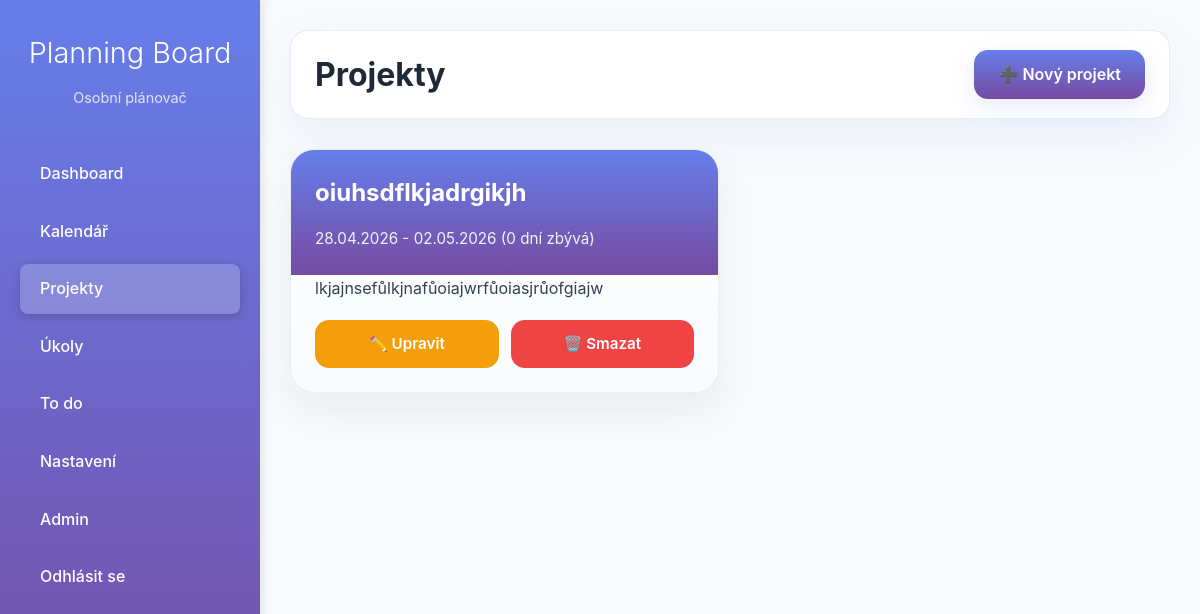
The page /tasks/projects/ (signed in) on the database as committed earlier.
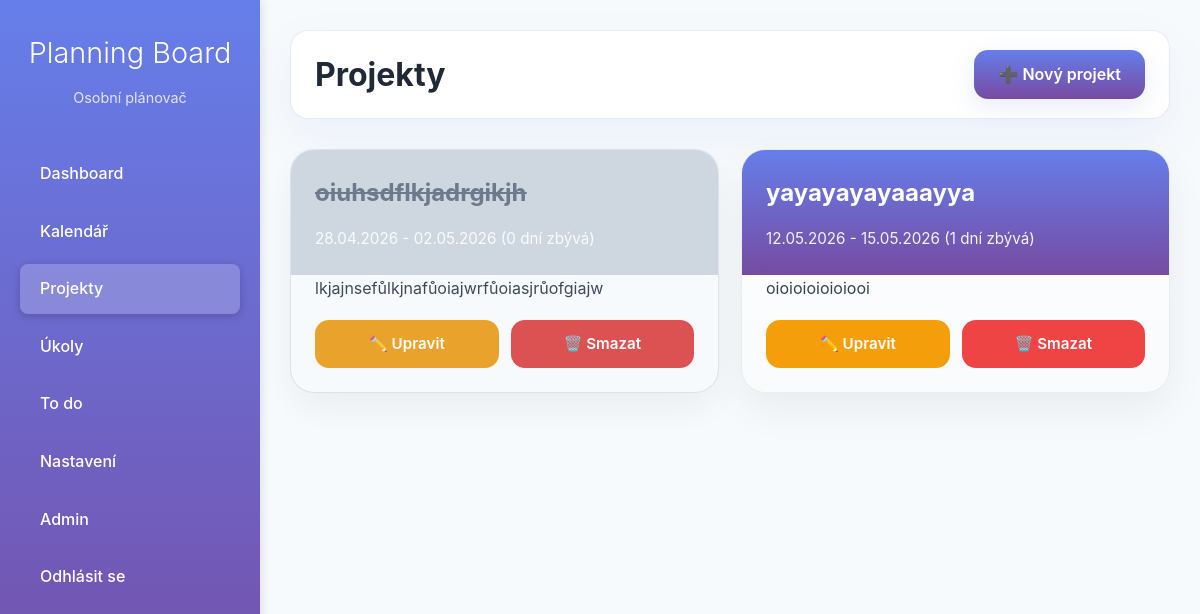
The same page on the database as committed later.
### tasks/models.py (models this page shows, shortened)
class Project(models.Model):
    user = models.ForeignKey(User, on_delete=models.CASCADE)
    title = models.CharField(max_length=200)
    description = models.TextField(blank=True)
    start_date = models.DateField()
    end_date = models.DateField()
    calendar = models.ForeignKey(Calendar, on_delete=models.CASCADE)
    completed = models.BooleanField(default=False)
    @property
    def remaining_days(self):
        from datetime import date
        today = date.today()
        return max(0, (self.end_date - today).days)

### tasks/views.py (the view)
# urls.py: path("projects/", views.project_list, name="project_list"),
@login_required
def project_list(request):
    projects = Project.objects.filter(user=request.user)
    return render(request, "tasks/project_list.html", {
        "projects": projects
    })

### tasks/templates/tasks/project_list.html (shortened to what this page needs)
{% extends "base.html" %}
{% block content %}
<div class="projects-header">
    <h1>Projekty</h1>
    <a href="{% url 'tasks:create_project' %}" class="create-btn">➕ Nový projekt</a>
</div>
{% if projects %}
    <div class="projects-grid">
        {% for project in projects %}
            <div class="project-card{% if project.completed %} completed{% endif %}">
                <div class="project-header">
                    <h2 class="project-title">
                        <a href="{% url 'tasks:project_detail' project.pk %}">{{ project.title }}</a>
                    </h2>
                            <div class="project-meta">
                        {{ project.start_date|date:"d.m.Y" }} - {{ project.end_date|date:"d.m.Y" }} ({{ project.remaining_days }} dní zbývá)
                    </div>
                </div>
                <div class="project-body">
                    <div class="project-description">
                        {{ project.description|truncatechars:120|default:"Bez popisu" }}
                    </div>
                    <div class="project-actions">
                        <a href="{% url 'tasks:edit_project' project.pk %}" class="btn-small btn-edit">✏️ Upravit</a>
                        <a href="{% url 'tasks:delete_project' project.pk %}" class="btn-small btn-delete">🗑️ Smazat</a>
                    </div>
                </div>
            </div>
        {% endfor %}
    </div>
{% else %}
    <div class="empty-state">
        <h2>Žádné projekty</h2>
        <p>Vytvořte svůj první projekt a začněte plánovat!</p>
        <a href="{% url 'tasks:create_project' %}" class="create-btn">Vytvořit první projekt</a>
    </div>
{% endif %}
{% endblock %}

Rows that differ between the two databases and show on the page:
changed Project "oiuhsdflkjadrgikjh": completed False → True (drawn)
added Project: title "yayayayayaaayya", start_date "12.05.2026", end_date "15.05.2026", remaining_days "1", description "oioioioioioiooi"
